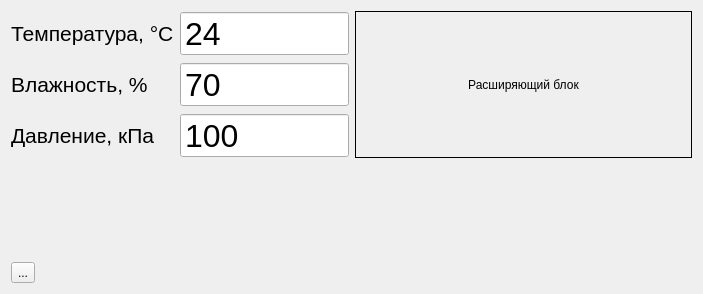
<?xml version="1.0" encoding="UTF-8"?>
<ui version="4.0">
 <class>Dialog</class>
 <widget class="QDialog" name="Dialog">
  <property name="geometry">
   <rect>
    <x>0</x>
    <y>0</y>
    <width>703</width>
    <height>294</height>
   </rect>
  </property>
  <property name="windowTitle">
   <string>Dialog</string>
  </property>
  <layout class="QVBoxLayout" name="verticalLayout">
   <item>
    <layout class="QHBoxLayout" name="hlOperation">
     <item>
      <layout class="QFormLayout" name="formLayout">
       <property name="fieldGrowthPolicy">
        <enum>QFormLayout::AllNonFixedFieldsGrow</enum>
       </property>
       <item row="0" column="0">
        <widget class="QLabel" name="label_10">
         <property name="sizePolicy">
          <sizepolicy hsizetype="Preferred" vsizetype="Expanding">
           <horstretch>0</horstretch>
           <verstretch>0</verstretch>
          </sizepolicy>
         </property>
         <property name="font">
          <font>
           <pointsize>16</pointsize>
          </font>
         </property>
         <property name="text">
          <string>Температура, °C</string>
         </property>
         <property name="buddy">
          <cstring>leTemperature</cstring>
         </property>
        </widget>
       </item>
       <item row="0" column="1">
        <widget class="QSpinBox" name="leTemperature">
         <property name="sizePolicy">
          <sizepolicy hsizetype="Expanding" vsizetype="Expanding">
           <horstretch>0</horstretch>
           <verstretch>0</verstretch>
          </sizepolicy>
         </property>
         <property name="font">
          <font>
           <pointsize>24</pointsize>
          </font>
         </property>
         <property name="buttonSymbols">
          <enum>QAbstractSpinBox::NoButtons</enum>
         </property>
         <property name="minimum">
          <number>0</number>
         </property>
         <property name="maximum">
          <number>99</number>
         </property>
         <property name="value">
          <number>24</number>
         </property>
        </widget>
       </item>
       <item row="1" column="0">
        <widget class="QLabel" name="label_11">
         <property name="sizePolicy">
          <sizepolicy hsizetype="Preferred" vsizetype="Expanding">
           <horstretch>0</horstretch>
           <verstretch>0</verstretch>
          </sizepolicy>
         </property>
         <property name="font">
          <font>
           <pointsize>16</pointsize>
          </font>
         </property>
         <property name="text">
          <string>Влажность, %</string>
         </property>
         <property name="buddy">
          <cstring>leHumidity</cstring>
         </property>
        </widget>
       </item>
       <item row="1" column="1">
        <widget class="QSpinBox" name="leHumidity">
         <property name="sizePolicy">
          <sizepolicy hsizetype="Expanding" vsizetype="Expanding">
           <horstretch>0</horstretch>
           <verstretch>0</verstretch>
          </sizepolicy>
         </property>
         <property name="font">
          <font>
           <pointsize>24</pointsize>
          </font>
         </property>
         <property name="buttonSymbols">
          <enum>QAbstractSpinBox::NoButtons</enum>
         </property>
         <property name="minimum">
          <number>0</number>
         </property>
         <property name="maximum">
          <number>99</number>
         </property>
         <property name="value">
          <number>70</number>
         </property>
        </widget>
       </item>
       <item row="2" column="0">
        <widget class="QLabel" name="label_7">
         <property name="sizePolicy">
          <sizepolicy hsizetype="Preferred" vsizetype="Expanding">
           <horstretch>0</horstretch>
           <verstretch>0</verstretch>
          </sizepolicy>
         </property>
         <property name="font">
          <font>
           <pointsize>16</pointsize>
          </font>
         </property>
         <property name="text">
          <string>Давление, кПа</string>
         </property>
         <property name="buddy">
          <cstring>lePressure</cstring>
         </property>
        </widget>
       </item>
       <item row="2" column="1">
        <widget class="QSpinBox" name="lePressure">
         <property name="sizePolicy">
          <sizepolicy hsizetype="Expanding" vsizetype="Expanding">
           <horstretch>0</horstretch>
           <verstretch>0</verstretch>
          </sizepolicy>
         </property>
         <property name="font">
          <font>
           <pointsize>24</pointsize>
          </font>
         </property>
         <property name="buttonSymbols">
          <enum>QAbstractSpinBox::NoButtons</enum>
         </property>
         <property name="minimum">
          <number>0</number>
         </property>
         <property name="maximum">
          <number>999</number>
         </property>
         <property name="value">
          <number>100</number>
         </property>
        </widget>
       </item>
      </layout>
     </item>
     <item>
      <widget class="QLabel" name="lblExtended">
       <property name="sizePolicy">
        <sizepolicy hsizetype="Expanding" vsizetype="Expanding">
         <horstretch>0</horstretch>
         <verstretch>0</verstretch>
        </sizepolicy>
       </property>
       <property name="frameShape">
        <enum>QFrame::Box</enum>
       </property>
       <property name="text">
        <string>Расширяющий блок</string>
       </property>
       <property name="alignment">
        <set>Qt::AlignCenter</set>
       </property>
      </widget>
     </item>
    </layout>
   </item>
   <item>
    <spacer name="verticalSpacer">
     <property name="orientation">
      <enum>Qt::Vertical</enum>
     </property>
     <property name="sizeHint" stdset="0">
      <size>
       <width>20</width>
       <height>40</height>
      </size>
     </property>
    </spacer>
   </item>
   <item>
    <layout class="QHBoxLayout" name="hlButton">
     <item>
      <layout class="QHBoxLayout" name="hlGroupNavigation">
       <item>
        <widget class="QToolButton" name="btnOk">
         <property name="focusPolicy">
          <enum>Qt::NoFocus</enum>
         </property>
         <property name="text">
          <string>...</string>
         </property>
         <property name="icon">
          <iconset resource="ico_64.qrc">
           <normaloff>:/ico/ico/tick_64.png</normaloff>:/ico/ico/tick_64.png</iconset>
         </property>
         <property name="iconSize">
          <size>
           <width>64</width>
           <height>64</height>
          </size>
         </property>
        </widget>
       </item>
       <item>
        <spacer name="horizontalSpacer">
         <property name="orientation">
          <enum>Qt::Horizontal</enum>
         </property>
         <property name="sizeHint" stdset="0">
          <size>
           <width>40</width>
           <height>20</height>
          </size>
         </property>
        </spacer>
       </item>
      </layout>
     </item>
    </layout>
   </item>
  </layout>
 </widget>
 <resources>
  <include location="ico_64.qrc"/>
 </resources>
 <connections/>
</ui>
